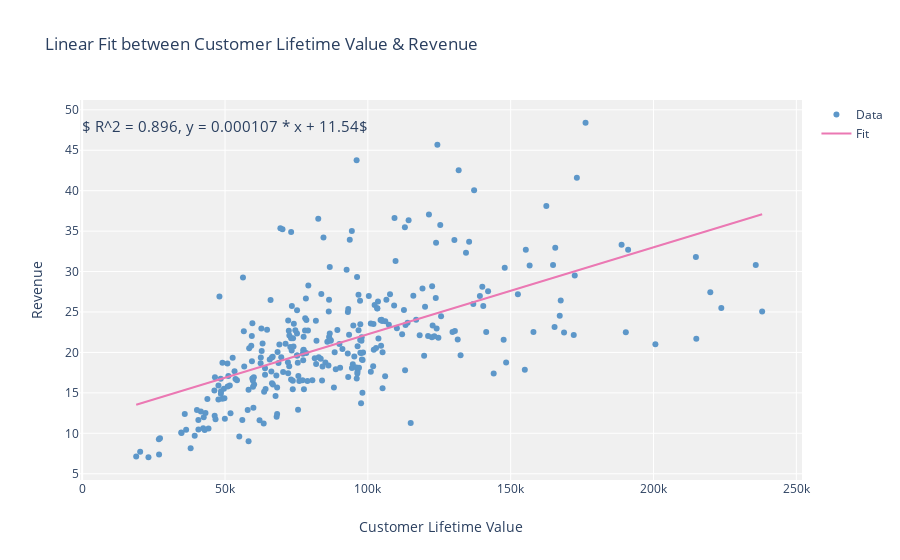

The notebook cell saved with this chart:
### Code cell
# regplot cltv & revenue: is avg cltv predictor for avg revenue over time? 
x = result2.cltv
y = result2.Revenue

slope, intercept, r_value, p_value, std_err = stats.linregress(x,y)
line = slope*x+intercept

# line data (scatter dots)
line1 = go.Scatter(x=x, y=y, mode='markers', marker=go.Marker(color='rgb(93, 151, 201)'), name='Data')

# line fit (regression line)
line2 = go.Scatter(x=x, y=line, mode='lines', marker=go.Marker(color='rgb(235, 120, 179)'), name='Fit')

# text in plot 
annotation = go.Annotation(x=50000, y=48, text='$ R^2 = 0.896, y = 0.000107 * x + 11.54$',
                           showarrow=False,font=go.Font(size=15))

# layout setup 
layout = go.Layout(title='Linear Fit between Customer Lifetime Value & Revenue', 
                   plot_bgcolor='rgb(240, 240, 240)', #achtergrond kleur
                   xaxis=go.XAxis(zerolinecolor='rgb(255,255,255)', gridcolor='rgb(255,255,255)'), #lijnen achtergrond
                   yaxis=go.YAxis(zerolinecolor='rgb(255,255,255)', gridcolor='rgb(255,255,255)'), #lijnen achtergrond
                   annotations=[annotation], 
                   xaxis_title="Customer Lifetime Value",
                   yaxis_title="Revenue",) #text 

# plot regression 
data = [line1, line2]
go.Figure(data=data, layout=layout)

### Figure 1 — Plotly figure (JSON) as saved in the notebook; plotly's stock layout.template omitted (floating-point values rounded to 4 significant figures; data arrays with more than 128 entries replaced by an {"elided": "..."} marker saying what was removed)
{"data": [{"marker": {"color": "rgb(93, 151, 201)"}, "mode": "markers", "name": "Data", "type": "scatter", "x": {"elided": "300 float values"}, "y": {"elided": "300 float values"}}, {"marker": {"color": "rgb(235, 120, 179)"}, "mode": "lines", "name": "Fit", "type": "scatter", "x": {"elided": "300 float values"}, "y": {"elided": "300 float values"}}], "layout": {"annotations": [{"font": {"size": 15}, "showarrow": false, "text": "$ R^2 = 0.896, y = 0.000107 * x + 11.54$", "x": 50000, "y": 48}], "plot_bgcolor": "rgb(240, 240, 240)", "title": {"text": "Linear Fit between Customer Lifetime Value & Revenue"}, "xaxis": {"gridcolor": "rgb(255,255,255)", "title": {"text": "Customer Lifetime Value"}, "zerolinecolor": "rgb(255,255,255)"}, "yaxis": {"gridcolor": "rgb(255,255,255)", "title": {"text": "Revenue"}, "zerolinecolor": "rgb(255,255,255)"}}}
